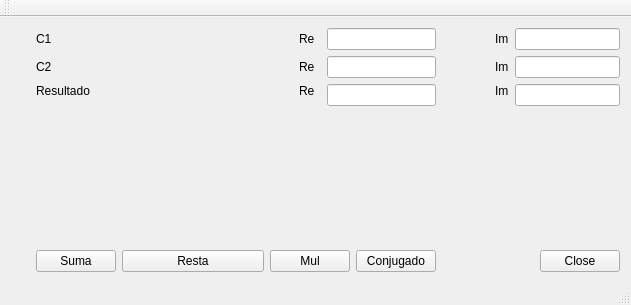
<?xml version="1.0" encoding="UTF-8"?>
<ui version="4.0">
 <class>MainWindow</class>
 <widget class="QMainWindow" name="MainWindow">
  <property name="geometry">
   <rect>
    <x>0</x>
    <y>0</y>
    <width>631</width>
    <height>305</height>
   </rect>
  </property>
  <property name="windowTitle">
   <string>MainWindow</string>
  </property>
  <widget class="QWidget" name="centralWidget">
   <layout class="QGridLayout" name="gridLayout">
    <item row="0" column="0">
     <spacer name="horizontalSpacer_7">
      <property name="orientation">
       <enum>Qt::Horizontal</enum>
      </property>
      <property name="sizeHint" stdset="0">
       <size>
        <width>28</width>
        <height>20</height>
       </size>
      </property>
     </spacer>
    </item>
    <item row="0" column="1">
     <widget class="QLabel" name="label">
      <property name="text">
       <string>C1</string>
      </property>
     </widget>
    </item>
    <item row="0" column="2" colspan="3">
     <spacer name="horizontalSpacer_2">
      <property name="orientation">
       <enum>Qt::Horizontal</enum>
      </property>
      <property name="sizeHint" stdset="0">
       <size>
        <width>157</width>
        <height>20</height>
       </size>
      </property>
     </spacer>
    </item>
    <item row="0" column="6">
     <widget class="QLabel" name="label_10">
      <property name="text">
       <string>Re</string>
      </property>
     </widget>
    </item>
    <item row="0" column="7" colspan="2">
     <widget class="QLineEdit" name="Num1_Real_lineEdit"/>
    </item>
    <item row="0" column="9">
     <spacer name="horizontalSpacer_3">
      <property name="orientation">
       <enum>Qt::Horizontal</enum>
      </property>
      <property name="sizeHint" stdset="0">
       <size>
        <width>50</width>
        <height>20</height>
       </size>
      </property>
     </spacer>
    </item>
    <item row="0" column="10">
     <widget class="QLabel" name="label_12">
      <property name="text">
       <string>Im</string>
      </property>
     </widget>
    </item>
    <item row="0" column="11" colspan="2">
     <widget class="QLineEdit" name="Num1_Ima_lineEdit"/>
    </item>
    <item row="0" column="13">
     <spacer name="horizontalSpacer_5">
      <property name="orientation">
       <enum>Qt::Horizontal</enum>
      </property>
      <property name="sizeHint" stdset="0">
       <size>
        <width>0</width>
        <height>17</height>
       </size>
      </property>
     </spacer>
    </item>
    <item row="1" column="0">
     <spacer name="horizontalSpacer_8">
      <property name="orientation">
       <enum>Qt::Horizontal</enum>
      </property>
      <property name="sizeHint" stdset="0">
       <size>
        <width>28</width>
        <height>20</height>
       </size>
      </property>
     </spacer>
    </item>
    <item row="1" column="1" colspan="2">
     <widget class="QLabel" name="label_2">
      <property name="text">
       <string>C2</string>
      </property>
     </widget>
    </item>
    <item row="1" column="3" colspan="3">
     <spacer name="horizontalSpacer">
      <property name="orientation">
       <enum>Qt::Horizontal</enum>
      </property>
      <property name="sizeHint" stdset="0">
       <size>
        <width>151</width>
        <height>20</height>
       </size>
      </property>
     </spacer>
    </item>
    <item row="1" column="6">
     <widget class="QLabel" name="label_4">
      <property name="text">
       <string>Re</string>
      </property>
     </widget>
    </item>
    <item row="1" column="7" colspan="2">
     <widget class="QLineEdit" name="Num2_Real_lineEdit"/>
    </item>
    <item row="1" column="9">
     <spacer name="horizontalSpacer_4">
      <property name="orientation">
       <enum>Qt::Horizontal</enum>
      </property>
      <property name="sizeHint" stdset="0">
       <size>
        <width>50</width>
        <height>20</height>
       </size>
      </property>
     </spacer>
    </item>
    <item row="1" column="10">
     <widget class="QLabel" name="label_11">
      <property name="text">
       <string>Im</string>
      </property>
     </widget>
    </item>
    <item row="1" column="11" colspan="2">
     <widget class="QLineEdit" name="Num2_Ima_lineEdit"/>
    </item>
    <item row="1" column="13">
     <spacer name="horizontalSpacer_6">
      <property name="orientation">
       <enum>Qt::Horizontal</enum>
      </property>
      <property name="sizeHint" stdset="0">
       <size>
        <width>0</width>
        <height>20</height>
       </size>
      </property>
     </spacer>
    </item>
    <item row="2" column="0" rowspan="2">
     <spacer name="horizontalSpacer_15">
      <property name="orientation">
       <enum>Qt::Horizontal</enum>
      </property>
      <property name="sizeHint" stdset="0">
       <size>
        <width>28</width>
        <height>20</height>
       </size>
      </property>
     </spacer>
    </item>
    <item row="2" column="1" colspan="3">
     <widget class="QLabel" name="label_7">
      <property name="text">
       <string>Resultado</string>
      </property>
     </widget>
    </item>
    <item row="2" column="4" rowspan="2">
     <spacer name="horizontalSpacer_14">
      <property name="orientation">
       <enum>Qt::Horizontal</enum>
      </property>
      <property name="sizeHint" stdset="0">
       <size>
        <width>90</width>
        <height>20</height>
       </size>
      </property>
     </spacer>
    </item>
    <item row="2" column="6">
     <widget class="QLabel" name="label_8">
      <property name="text">
       <string>Re</string>
      </property>
     </widget>
    </item>
    <item row="2" column="7" rowspan="2" colspan="2">
     <widget class="QLineEdit" name="Res_Real_lineEdit"/>
    </item>
    <item row="2" column="9" rowspan="2">
     <spacer name="horizontalSpacer_13">
      <property name="orientation">
       <enum>Qt::Horizontal</enum>
      </property>
      <property name="sizeHint" stdset="0">
       <size>
        <width>50</width>
        <height>20</height>
       </size>
      </property>
     </spacer>
    </item>
    <item row="2" column="10">
     <widget class="QLabel" name="label_9">
      <property name="text">
       <string>Im</string>
      </property>
     </widget>
    </item>
    <item row="2" column="11" rowspan="2" colspan="2">
     <widget class="QLineEdit" name="Res_Ima_lineEdit"/>
    </item>
    <item row="2" column="13" rowspan="2">
     <spacer name="horizontalSpacer_12">
      <property name="orientation">
       <enum>Qt::Horizontal</enum>
      </property>
      <property name="sizeHint" stdset="0">
       <size>
        <width>0</width>
        <height>20</height>
       </size>
      </property>
     </spacer>
    </item>
    <item row="3" column="1" rowspan="2" colspan="2">
     <spacer name="verticalSpacer_3">
      <property name="orientation">
       <enum>Qt::Vertical</enum>
      </property>
      <property name="sizeHint" stdset="0">
       <size>
        <width>20</width>
        <height>97</height>
       </size>
      </property>
     </spacer>
    </item>
    <item row="4" column="8">
     <spacer name="verticalSpacer">
      <property name="orientation">
       <enum>Qt::Vertical</enum>
      </property>
      <property name="sizeHint" stdset="0">
       <size>
        <width>20</width>
        <height>90</height>
       </size>
      </property>
     </spacer>
    </item>
    <item row="4" column="12">
     <spacer name="verticalSpacer_2">
      <property name="orientation">
       <enum>Qt::Vertical</enum>
      </property>
      <property name="sizeHint" stdset="0">
       <size>
        <width>20</width>
        <height>90</height>
       </size>
      </property>
     </spacer>
    </item>
    <item row="5" column="0">
     <spacer name="horizontalSpacer_9">
      <property name="orientation">
       <enum>Qt::Horizontal</enum>
      </property>
      <property name="sizeHint" stdset="0">
       <size>
        <width>18</width>
        <height>20</height>
       </size>
      </property>
     </spacer>
    </item>
    <item row="5" column="1" colspan="3">
     <widget class="QPushButton" name="Suma_pushButton">
      <property name="text">
       <string>Suma</string>
      </property>
     </widget>
    </item>
    <item row="5" column="4">
     <widget class="QPushButton" name="Resta_pushButton">
      <property name="text">
       <string>Resta</string>
      </property>
     </widget>
    </item>
    <item row="5" column="5" colspan="3">
     <widget class="QPushButton" name="Mul_pushButton">
      <property name="text">
       <string>Mul</string>
      </property>
     </widget>
    </item>
    <item row="5" column="8">
     <widget class="QPushButton" name="Conjugado_pushButton">
      <property name="text">
       <string>Conjugado</string>
      </property>
     </widget>
    </item>
    <item row="5" column="9" colspan="3">
     <spacer name="horizontalSpacer_10">
      <property name="orientation">
       <enum>Qt::Horizontal</enum>
      </property>
      <property name="sizeHint" stdset="0">
       <size>
        <width>87</width>
        <height>20</height>
       </size>
      </property>
     </spacer>
    </item>
    <item row="5" column="12">
     <widget class="QPushButton" name="Close_pushButton">
      <property name="contextMenuPolicy">
       <enum>Qt::DefaultContextMenu</enum>
      </property>
      <property name="text">
       <string>Close</string>
      </property>
     </widget>
    </item>
    <item row="5" column="13">
     <spacer name="horizontalSpacer_11">
      <property name="orientation">
       <enum>Qt::Horizontal</enum>
      </property>
      <property name="sizeHint" stdset="0">
       <size>
        <width>0</width>
        <height>20</height>
       </size>
      </property>
     </spacer>
    </item>
   </layout>
  </widget>
  <widget class="QMenuBar" name="menuBar">
   <property name="geometry">
    <rect>
     <x>0</x>
     <y>0</y>
     <width>631</width>
     <height>26</height>
    </rect>
   </property>
  </widget>
  <widget class="QToolBar" name="mainToolBar">
   <attribute name="toolBarArea">
    <enum>TopToolBarArea</enum>
   </attribute>
   <attribute name="toolBarBreak">
    <bool>false</bool>
   </attribute>
  </widget>
  <widget class="QStatusBar" name="statusBar"/>
 </widget>
 <layoutdefault spacing="6" margin="11"/>
 <resources/>
 <connections/>
</ui>
